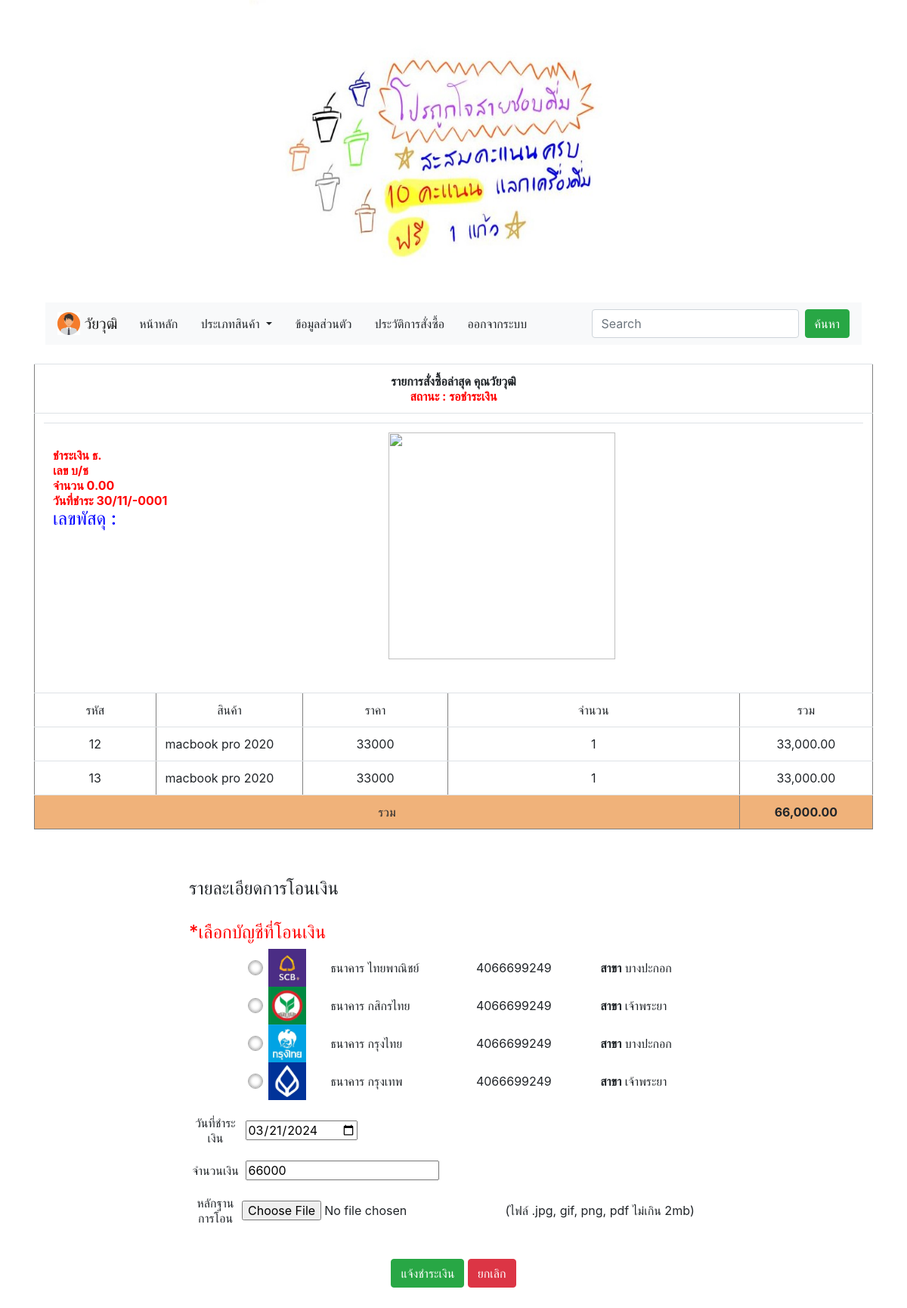
The app's page /member/my_order.php?order_id=0000000013&act=show-order (signed in) with its own data.
### tables this page shows
CREATE TABLE `tbl_member` (
  `member_id` int(11) NOT NULL,
  `m_user` varchar(20) NOT NULL,
  `m_pass` varchar(20) NOT NULL,
  `m_level` varchar(50) NOT NULL,
  `m_name` varchar(100) NOT NULL,
  `m_email` varchar(100) NOT NULL,
  `m_tel` varchar(20) NOT NULL,
  `m_address` varchar(200) NOT NULL,
  `m_img` varchar(250) NOT NULL,
  `date_save` timestamp NOT NULL DEFAULT CURRENT_TIMESTAMP
);

CREATE TABLE `tbl_order` (
  `order_id` int(10) UNSIGNED ZEROFILL NOT NULL,
  `member_id` int(11) NOT NULL,
  `name` varchar(100) NOT NULL,
  `address` varchar(500) NOT NULL,
  `email` varchar(100) NOT NULL,
  `phone` varchar(20) NOT NULL,
  `order_status` int(1) NOT NULL,
  `pay_slip` varchar(200) DEFAULT NULL,
  `b_name` varchar(100) DEFAULT NULL COMMENT 'ชื่อธนาคาร',
  `b_number` varchar(20) DEFAULT NULL COMMENT 'เลข บช',
  `pay_date` date DEFAULT NULL,
  `pay_amount` float(10,2) DEFAULT NULL,
  `postcode` varchar(30) DEFAULT NULL,
  `order_date` datetime NOT NULL
);

CREATE TABLE `tbl_order_detail` (
  `d_id` int(10) NOT NULL,
  `order_id` int(11) NOT NULL,
  `p_id` int(11) NOT NULL,
  `p_name` varchar(200) DEFAULT NULL,
  `p_c_qty` int(11) NOT NULL,
  `total` float NOT NULL,
  `datesave` timestamp NOT NULL DEFAULT CURRENT_TIMESTAMP
);

CREATE TABLE `tbl_product` (
  `p_id` int(11) NOT NULL,
  `p_name` varchar(200) NOT NULL,
  `type_id` int(11) NOT NULL,
  `p_detail` text NOT NULL,
  `p_img` varchar(200) NOT NULL,
  `p_price` int(11) NOT NULL,
  `p_qty` varchar(11) NOT NULL,
  `p_unit` varchar(20) NOT NULL,
  `p_view` int(10) NOT NULL DEFAULT '0',
  `datesave` timestamp NOT NULL DEFAULT CURRENT_TIMESTAMP
);

CREATE TABLE `tbl_bank` (
  `b_id` int(11) NOT NULL,
  `b_name` varchar(100) NOT NULL,
  `b_type` varchar(100) NOT NULL,
  `b_number` varchar(20) NOT NULL,
  `b_owner` varchar(100) NOT NULL,
  `bn_name` varchar(100) NOT NULL COMMENT 'ชื่อสาขา',
  `b_logo` varchar(250) NOT NULL,
  `b_date` timestamp NOT NULL DEFAULT CURRENT_TIMESTAMP
);

### member/detail_order_afer_cartdone.php (the view, shortened to what this page needs)
<?php require_once('../condb.php'); ?>
<?php
$query_rb = "SELECT * FROM tbl_bank";
$rb =mysqli_query($con, $query_rb) or die ("Error in query: $query_rb " . mysqli_error());
$row_rb = mysqli_fetch_assoc($rb);
  $order_id = $_GET['order_id'];
$query_cartdone ="
SELECT * FROM
tbl_order as o,
tbl_order_detail as d,
tbl_product as p,
tbl_member  as m
WHERE o.order_id = $order_id
AND o.order_id=d.order_id
AND d.p_id=p.p_id
AND o.member_id = m.member_id
ORDER BY o.order_date ASC";
$cartdone = mysqli_query($con, $query_cartdone) or die ("Error in query: $query_cartdone " . mysqli_error());
$row_cartdone = mysqli_fetch_assoc($cartdone);
?>
<form action="add_payslip_db.php" method="post" enctype="multipart/form-data" name="formpay" id="formpay">
  <table width="700" border="1" align="center" class="table">
    <tr>
      <td colspan="5" align="center"><strong>รายการสั่งซื้อล่าสุด คุณ<?php echo $row_cartdone['m_name'];?> <br />
        <font color="red"> สถานะ :
        <?php
        $status =  $row_cartdone['order_status'];
        include('status.php');
        ?>
      </font></strong></td>
    </tr>
    <tr>
      <td colspan="5" align="center">
        <table width="100%" border="0" cellspacing="0" cellpadding="0">
          <tr>
            <td width="41%" align="left" valign="top"><strong><font color="red"><br />
              ชำระเงิน ธ.<?php echo $row_cartdone['b_name'];?> <br />
              เลข บ/ช <?php echo $row_cartdone['b_number'];?> <br />
              จำนวน <?php echo $row_cartdone['pay_amount'];?><br />
              วันที่ชำระ <?php echo date('d/m/Y',strtotime($row_cartdone['pay_date']));?></font><br />
              <h4 style="color:blue">
              เลขพัสดุ :  <?php echo $row_cartdone['postcode'];?>
              </h4>
              </strong>
            </td>
            <td width="59%"><strong><font color="red"><img src="pimg/<?php echo $row_cartdone['pay_slip'];?>"  width="300px"/></font></strong></td>
          </tr>
        </table>
      </td>
    </tr>
    <tr class="success">
      <td width="99" align="center">รหัส</td>
      <td width="120" align="center">สินค้า</td>
      <td width="118" align="center">ราคา</td>
      <td width="238" align="center">จำนวน</td>
      <td width="100" align="center">รวม</td>
    </tr>
    <?php do { ?>
    <tr>
      <td align="center"><?php echo $row_cartdone['d_id'];?></td>
      <td><?php echo $row_cartdone['p_name'];?></td>
      <td align="center"><?php echo $row_cartdone['p_price'];?></td>
      <td align="center"><?php echo $row_cartdone['p_c_qty'];?></td>
      <td align="center"><?php echo number_format($row_cartdone['total'],2);?></td>
    </tr>
    <?php
    $sum  = $row_cartdone['p_price']*$row_cartdone['p_c_qty'];
    $total  += $sum;
    ?>
    <?php } while ($row_cartdone = mysqli_fetch_assoc($cartdone)); ?>
    <tr>
      <td colspan="4" align="center"  bgcolor='#F0B27A'>รวม</td>
      <td align="center"  bgcolor='#F0B27A'><b> <?php echo number_format($total,2);?></b></td>
    </tr>
  </table>
  <?php
  if($status > 1){ }else{?>
  <br /><br />
  <table width="700" border="0" align="center" cellpadding="0" cellspacing="0">
    <tr>
      <td height="40" colspan="6" align="left" bgcolor="#FFFFFF">
        <h4>รายละเอียดการโอนเงิน
        <br />   <br />
        <font color="red">
        *เลือกบัญชีที่โอนเงิน
        </font>
      </h4></td>
    </tr>
    <?php do { ?>
    <tr>
      <td width="10%" align="center">&nbsp;</td>
      <td width="5%" align="center">
        <input <?php if (!(strcmp($row_rb['b_name'],"b_bank"))) {echo "checked=\"checked\"";} ?> type="radio" name="bank"  value="<?php echo $row_rb['b_name'].'-'.$row_rb['b_number'];?>" required="required" />
      </td>
      <td ><img src="../b_logo/<?php echo $row_rb['b_logo']; ?>" width="50"></td>
      <td align="left">ธนาคาร <?php echo $row_rb['b_name']; ?></td>
      <td align="left"><?php echo $row_rb['b_number']; ?></td>
      <td align="left"><strong>สาขา</strong> <?php echo $row_rb['bn_name']; ?></td>
    </tr>
    <?php } while ($row_rb = mysqli_fetch_assoc($rb)); ?>
    <tr>
      <td align="center">&nbsp;</td>
      <td align="center">&nbsp;</td>
      <td align="center">&nbsp;</td>
      <td>&nbsp;</td>
      <td>&nbsp;</td>
      <td>&nbsp;</td>
    </tr>
    <tr>
      <td align="center">วันที่ชำระเงิน</td>
      <td colspan="5" align="left"><label for="pay_date"></label>
      <input type="date" name="pay_date" id="pay_date" value="<?php echo date('Y-m-d');?>"/></td>
    </tr>
    <tr>
      <td align="center">&nbsp;</td>
      <td align="center">&nbsp;</td>
      <td align="center">&nbsp;</td>
      <td>&nbsp;</td>
      <td>&nbsp;</td>
      <td>&nbsp;</td>
    </tr>
    <tr>
      <td align="center">จำนวนเงิน</td>
      <td colspan="5" align="left"><label for="pay_amount"></label>
      <input type="number" name="pay_amount" id="pay_amount"  value="<?php echo $total; ?>" required="required"/></td>
    </tr>
    <tr>
      <td align="center">&nbsp;</td>
      <td align="center">&nbsp;</td>
      <td align="center">&nbsp;</td>
      <td>&nbsp;</td>
      <td>&nbsp;</td>
      <td>&nbsp;</td>
    </tr>
    <tr>
      <td align="center">หลักฐานการโอน</td>
      <td colspan="5" align="left"><input name="pay_slip" type="file"  required="required"/>
    (ไฟล์ .jpg, gif, png, pdf&nbsp;ไม่เกิน 2mb)</td>
  </tr>
  <tr>
    <td align="center">&nbsp;</td>
    <td align="center">&nbsp;</td>
    <td align="center">&nbsp;</td>
    <td><input name="order_id" type="hidden" id="order_id" value="<?php echo $order_id; ?>" /></td>
    <td>&nbsp;</td>
    <td>&nbsp;</td>
  </tr>
</table>
<p align="center"><br />
  <button type="submit" name="add" class="btn btn-success"> แจ้งชำระเงิน </button>
    <a href="index.php" class="btn btn-danger">ยกเลิก</a>
</p>
</form>
<?php } ?>
<p>&nbsp;</p>
    </div>
  </div>
</div>

### member/navbar.php (shortened to what this page needs)
<div class="container">
  <div class="row">
    <div class="col-md-12">
      <nav class="navbar navbar-expand-lg navbar-light bg-light" >
  <a class="navbar-brand" href="index.php?act=profile">
    <img src="../m_img/<?php echo $row['m_img']; ?>" width="30" height="30" class="d-inline-block align-top" alt="">
    <?php echo $row["m_name"]; ?>
  </a>
        <a class="btn btn-Light" href="index.php" role="button">หน้าหลัก</a>
        <div class="collapse navbar-collapse" id="navbarSupportedContent">
          <ul class="navbar-nav mr-auto">
          &nbsp;<div class="btn-group">
  <button type="button" class="btn btn-Light dropdown-toggle" data-toggle="dropdown" aria-haspopup="true" aria-expanded="false">
    ประเภทสินค้า
  </button>
</div>        &nbsp; <a class="btn btn-Light" href="index.php?act=profile" role="button">ข้อมูลส่วนตัว</a>
              &nbsp; <a class="btn btn-Light" href="my_order.php?page=mycart" role="button">ประวัติการสั่งซื้อ</a>
            <?php
            if ($member_id!='') {
              ?>
              &nbsp; <a class="btn btn-Light" href="../logout.php" role="button" onclick="return confirm('คุณต้องการออกจากระบบหรือไม่ ?')">ออกจากระบบ</a>
            <?php } ?>
          </ul>
          <form class="form-inline my-2 my-lg-0" name="qp" action="index.php" method="GET">
            <input class="form-control mr-sm-2" type="text" placeholder="Search" name="q">
            <button class="btn btn-success my-2 my-sm-0" type="submit">ค้นหา</button>
          </form>
        </div>
      </nav>
    </div>
  </div>
</div>

### member/detail_order_afer_cartdone.php (style rules this page uses)
input[type='radio'] { -webkit-appearance: none; width: 20px; height: 20px; border: 1px solid darkgray; border-radius: 50%; outline: none; box-shadow: 0 0 5px 0px gray inset; }
input[type='radio']:before { content: ''; display: block; width: 60%; height: 60%; margin: 20% auto; border-radius: 50%; }

### records on screen
tbl_member: m_img (picture), m_name "วัยวุฒิ"
tbl_order: pay_amount "0.00", pay_date "30/11/-0001", tbl_order_detail.d_id "12", tbl_product.p_name "macbook pro 2020", tbl_product.p_price "33000", tbl_order_detail.p_c_qty "1", tbl_order_detail.total "33,000.00", tbl_order_detail.d_id "13"
tbl_bank: b_logo (picture), b_name "ไทยพาณิชย์", b_number "4066699249", bn_name "บางปะกอก"
tbl_bank: b_logo (picture), b_name "กสิกรไทย", b_number "4066699249", bn_name "เจ้าพระยา"
tbl_bank: b_logo (picture), b_name "กรุงไทย", b_number "4066699249", bn_name "บางปะกอก"
tbl_bank: b_logo (picture), b_name "กรุงเทพ", b_number "4066699249", bn_name "เจ้าพระยา"

### other values on screen
$total "66,000.00"
